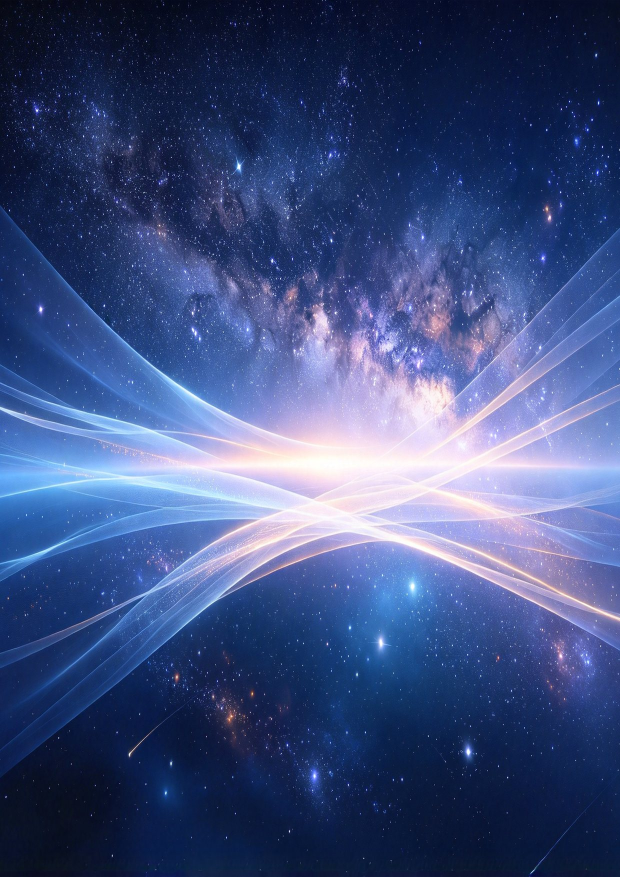
#> input picture book/images/cover.jpg, 1240 x 1754 px, given in place of logo1.png, which was not available (shown at 1/2 size)
$ python make_covers.py
#> lines starting #> are read from the running program, lines starting #| are printed output that depends on the picture
#> in make, im is the input picture: PIL image 1240x1754 RGB; mean R, G, B 62.4, 79.1, 127.3
# -*- coding: utf-8 -*-
"""从 logo 图生成封面与封底背景（A4 比例，压缩 JPEG）。"""
from pathlib import Path

from PIL import Image, ImageEnhance

SRC = Path(r"E:/Study/logo")
OUT = Path(__file__).resolve().parent.parent / "images"
OUT.mkdir(parents=True, exist_ok=True)

A4 = (1240, 1754)  # 150 dpi


def crop_to(im: Image.Image, ratio: float) -> Image.Image:
#> called with ratio = 1.41
    w, h = im.size
#> w = 1240; h = 1754
    target = w / ratio
#> target = 876.6
    if target <= h:
        top = (h - target) / 2
#> top = 438.7
        im = im.crop((0, top, w, top + target))
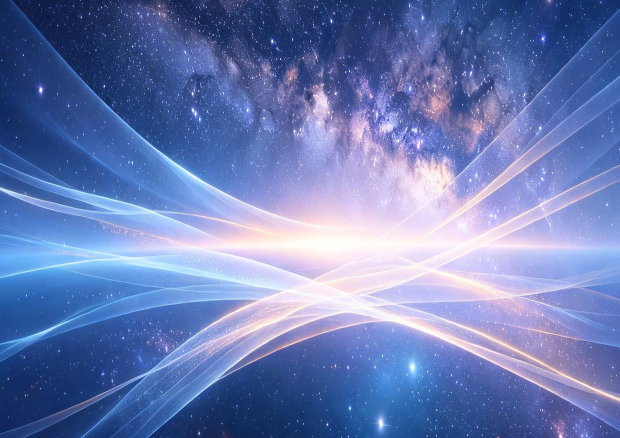
#> im: PIL image 1240x876 RGB (shown at 1/2 size); mean R, G, B 107.1, 124.4, 180
    else:
        target_w = h * ratio
        left = (w - target_w) / 2
        im = im.crop((left, 0, left + target_w, h))
    return im


def make(src: str, dst: str, ratio: float = A4[1] / A4[0]) -> None:
    im = Image.open(SRC / src).convert("RGB")
    im = crop_to(im, ratio)
    im = im.resize(A4, Image.LANCZOS)
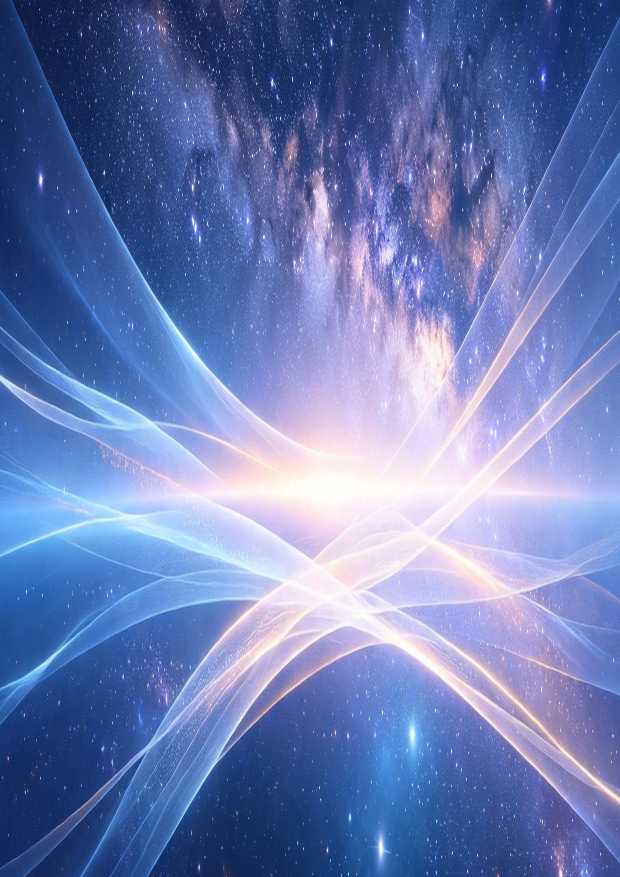
#> im: PIL image 1240x1754 RGB (shown at 1/2 size); mean R, G, B 107.1, 124.4, 180
    im = ImageEnhance.Color(im).enhance(1.05)
    im.save(OUT / dst, "JPEG", quality=84, optimize=True, progressive=True)
    print(dst, (OUT / dst).stat().st_size // 1024, "KB")


if __name__ == "__main__":
    make("logo1.png", "cover.jpg")
    make("logo13.png", "backcover.jpg")
#> call 2 of make, with src = 'logo13.png', dst = 'backcover.jpg', ratio = 1.41
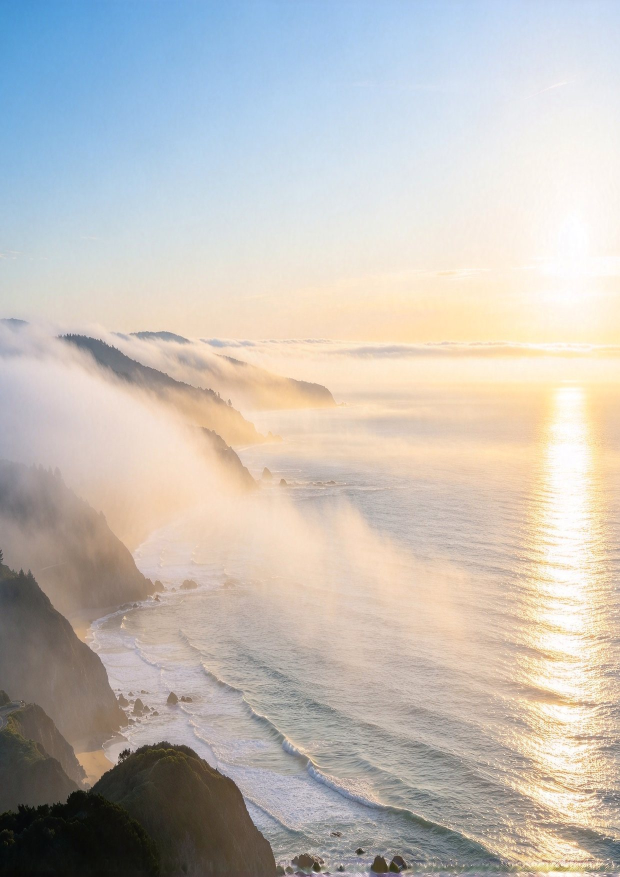
#> input picture book/images/backcover.jpg, 1240 x 1754 px, given in place of logo13.png, which was not available (shown at 1/2 size)
#> in make, im is the input picture: PIL image 1240x1754 RGB; mean R, G, B 194.8, 190, 184.6
#> call 2 of crop_to, with ratio = 1.41
#> in crop_to (call 2), `im = im.crop((0, top, w, top + target))`:
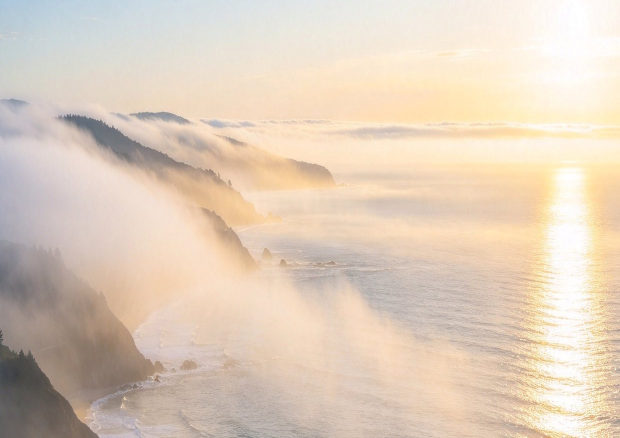
#> im: PIL image 1240x876 RGB (shown at 1/2 size); mean R, G, B 222.9, 205.8, 188.2
#> in make (call 2), `im = im.resize(A4, Image.LANCZOS)`:
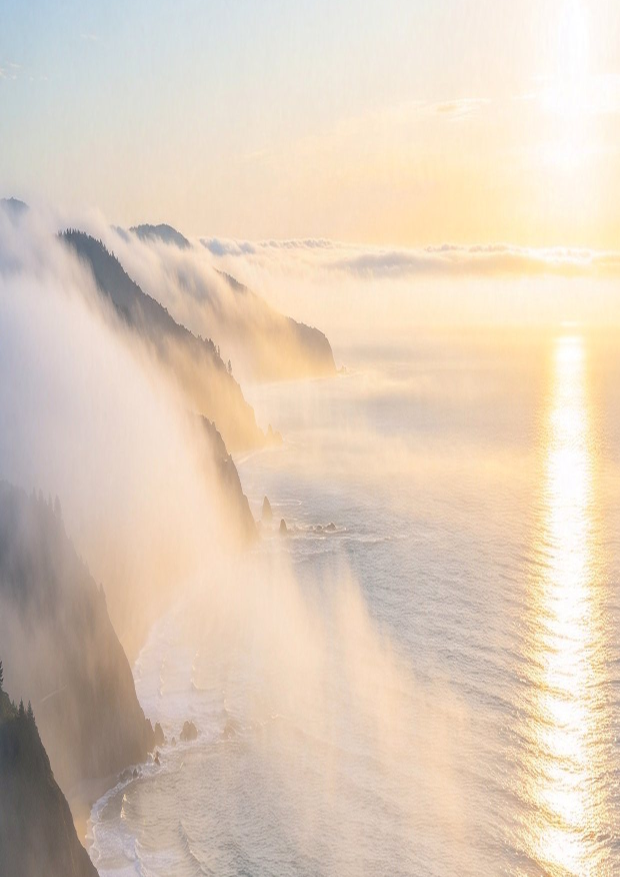
#> im: PIL image 1240x1754 RGB (shown at 1/2 size); mean R, G, B 222.9, 205.8, 188.2
